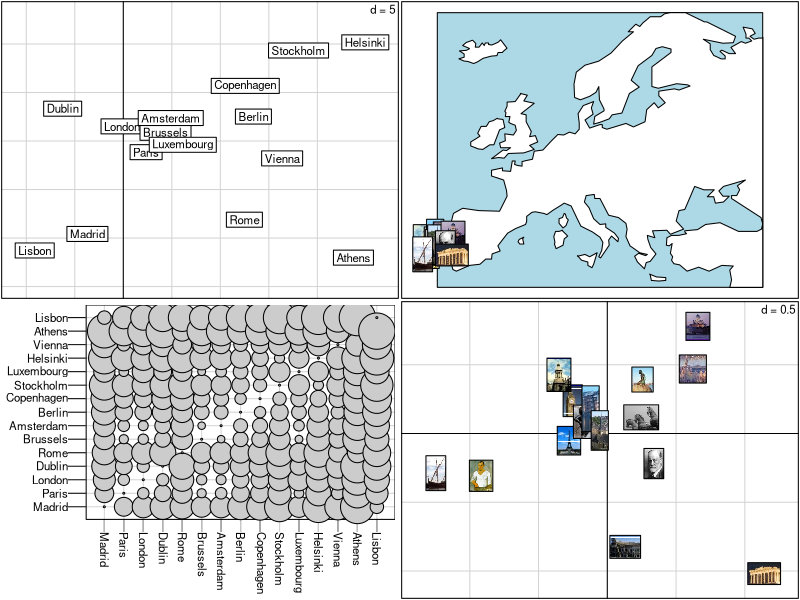

Write R code to recreate this figure.
library(ade4)


### Name: capitales
### Title: Road Distances
### Aliases: capitales
### Keywords: datasets

### ** Examples

data(capitales)
attr(capitales$dist, "Labels")
index <- pmatch(tolower(attr(capitales$dist, "Labels")), names(capitales$logo))
w1 <- capitales$area

if(adegraphicsLoaded()) {
  if(requireNamespace("sp", quietly = TRUE)) {
    g1 <- s.label(capitales$xy, lab = rownames(capitales$xy), porigin.include = FALSE, 
      plot = FALSE)
    g2 <- s.logo(capitales$xy[sort(rownames(capitales$xy)), ], capitales$logo, 
      Sp = capitales$Spatial, pbackground.col = "lightblue", pSp.col = "white", pgrid.draw = FALSE, 
      plot = FALSE)
    g3 <- table.value(capitales$dist, ptable.margin = list(b = 5, l = 5, t = 15, r = 15), 
      ptable.x.tck = 3, ptable.y.tck = 3, plot = FALSE)
    g4 <- s.logo(pcoscaled(lingoes(capitales$dist)), capitales$logo[index], plot = FALSE) 
    
    G <- ADEgS(list(g1, g2, g3, g4), layout = c(2, 2))
  }
  
} else {
  if(requireNamespace("pixmap", quietly = TRUE)) {
    par(mfrow = c(2, 2))
    s.label(capitales$xy, lab = attr(capitales$dist, "Labels"), include.origin = FALSE)
    area.plot(w1)
  	rect(min(w1$x), min(w1$y), max(w1$x), max(w1$y), col = "lightblue")
  	invisible(lapply(split(w1, w1$id), function(x) polygon(x[, -1], col = "white")))
  	s.logo(capitales$xy, capitales$logo, klogo = index, add.plot = TRUE, 
  	 include.origin = FALSE, clogo = 0.5) # depends on pixmap
    table.dist(capitales$dist, lab = attr(capitales$dist, "Labels")) # depends on mva
    s.logo(pcoscaled(lingoes(capitales$dist)), capitales$logo, klogo = index, clogo = 0.5) 
      # depends on pixmap
    par(mfrow = c(1, 1))
  }
  }
